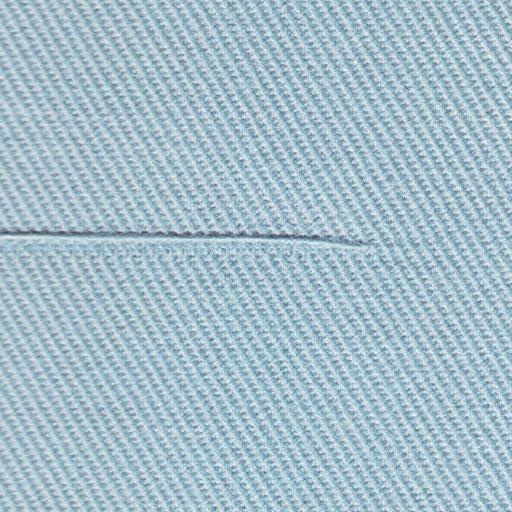
%> input picture Checking/img/4.jpg, 512 x 512 px
$ octave Checking_res.m   (GNU Octave 9; MATLAB toolbox functions it lacks are replaced by stand-ins)
%> lines starting %> are read from the running program, lines starting %| are printed output that depends on the picture; in (x1, y1, x2, y2) boxes, pixels count from 0 and x2, y2 are one past the last pixel; in counts of white or black regions, pixels touching at a corner belong together; the program's own positions count from 1
clc;
clear all;
close all;

figure();
%% First column
x=imread('D:\\Sem 6\\IP\\FabricDefectDetection\\Checking\\img\\4.JPG');
%> x is the input picture: size 512x512x3 uint8; mean R, G, B 165.2, 190.3, 203.2
subplot(3,4,1);
imshow(x);
title('4a');
x=rgb2gray(x);
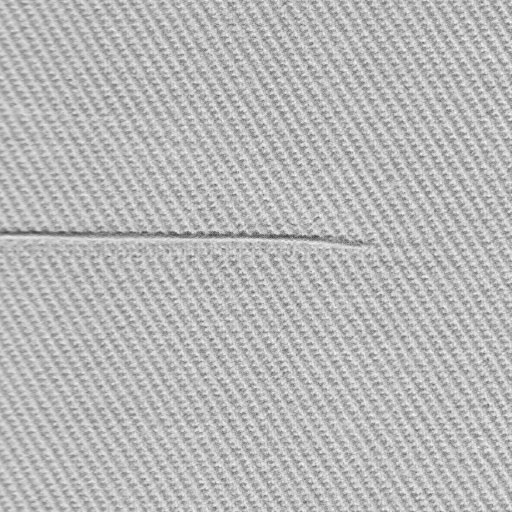
%> x: size 512x512 uint8; min 66, max 251, mean 184.3
level = graythresh(x);
%> level = 0.71
H1 = im2bw(x,level);
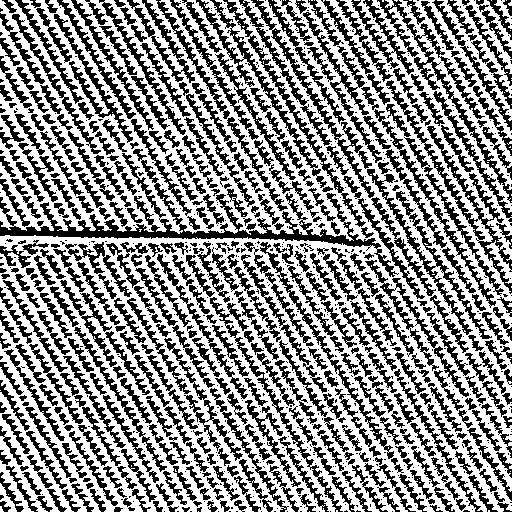
%> H1: size 512x512 logical; 56.7% white; 1127 black regions (676 under 20 px), largest, box (x1, y1, x2, y2) and area: (0, 149, 399, 277) 5551, (196, 0, 327, 188) 2582, (386, 80, 512, 294) 2462

for i=1:512
    for j=1:512
        H1(i,j) = 1 - H1(i,j);
    end
end

SE = strel('square', 4);
op1 = imerode(H1, SE);
%> op1: size 512x512 logical; 3.2% white in thin lines or dots
op2 = imdilate(op1, SE);
%> op2: size 512x512 logical; 21.6% white; 1732 white regions (406 under 20 px), largest, box (x1, y1, x2, y2) and area: (0, 221, 248, 239) 1835, (251, 230, 363, 246) 754, (148, 9, 177, 53) 245

SE1 = strel('diamond', 3);
op11 = imerode(op2, SE1);
%> op11: size 512x512 logical; 0.13% white in thin lines or dots

SE2 = strel('disk', 3, 0);
op21 = imdilate(op11, SE2);
%> op21: size 512x512 logical; 1.1% white; 51 white regions (1 under 20 px), largest, box (x1, y1, x2, y2) and area: (56, 225, 151, 238) 633, (183, 231, 219, 239) 213, (0, 227, 24, 236) 180

SE3 = strel('rectangle', [2 5]);
op31 = imdilate(op21, SE3);
%> op31: size 512x512 logical; 2% white; 39 white regions, largest, box (x1, y1, x2, y2) and area: (0, 225, 180, 239) 1600, (181, 230, 317, 242) 1058, (319, 235, 353, 247) 266

subplot(3,4,5);
imshow(op31);
title('4b');

y = imfuse(x,op31);
subplot(3,4,9);
imshow(y);
title('4c');

%% Second Column
x=imread('D:\\Sem 6\\IP\\FabricDefectDetection\\Checking\\img\\5.JPG');
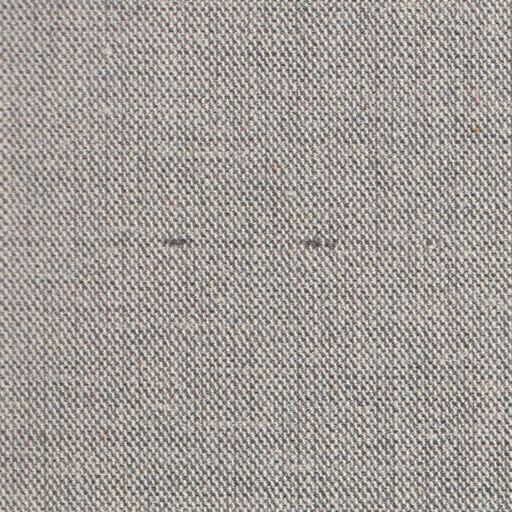
%> input picture Checking/img/5.jpg, 512 x 512 px
%> x is the input picture: size 512x512x3 uint8; mean R, G, B 162.8, 157.1, 152.5
subplot(3,4,2);
imshow(x);
title('5a');
x=rgb2gray(x);
%> x: size 512x512 uint8
level = graythresh(x);
%> level = 0.624
H1 = im2bw(x,level);
%> H1: size 512x512 logical; 48.4% white in thin lines or dots

for i=1:512
    for j=1:512
        H1(i,j) = 1 - H1(i,j);
    end
end
%> H1: size 512x512 logical; 51.6% white; black in thin lines or dots

SE = strel('square', 4);
op1 = imerode(H1, SE);
%> op1: size 512x512 logical; 1.3% white in thin lines or dots
op2 = imdilate(op1, SE);
%> op2: size 512x512 logical; 14.4% white; 2006 white regions (1318 under 20 px), largest, box (x1, y1, x2, y2) and area: (162, 235, 194, 248) 294, (304, 235, 321, 249) 185, (36, 430, 52, 446) 127

SE1 = strel('diamond', 3);
op11 = imerode(op2, SE1);
%> op11: size 512x512 logical; 0.03% white; 5 white regions (3 under 20 px), largest, box (x1, y1, x2, y2) and area: (168, 238, 176, 244) 29, (177, 239, 184, 245) 26

SE2 = strel('disk', 3, 0);
op21 = imdilate(op11, SE2);
%> op21: size 512x512 logical; 0.15% white; 3 white regions, box (x1, y1, x2, y2) and area: (165, 235, 187, 248) 190, (304, 238, 321, 249) 131, (325, 240, 335, 250) 61

SE3 = strel('rectangle', [2 5]);
op31 = imdilate(op21, SE3);
%> op31: size 512x512 logical; 0.23% white; 2 white regions, box (x1, y1, x2, y2) and area: (302, 238, 337, 251) 320, (163, 235, 189, 249) 276

subplot(3,4,6);
imshow(op31);
title('5b');

y = imfuse(x,op31);
subplot(3,4,10);
imshow(y);
title('5c');

%% Third Column
x=imread('D:\\Sem 6\\IP\\FabricDefectDetection\\Checking\\img\\6.JPG');
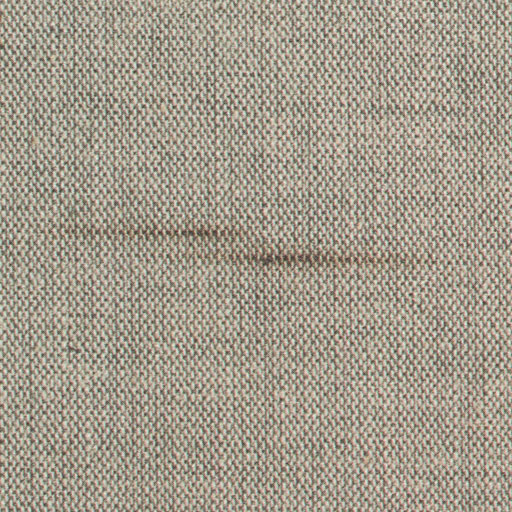
%> input picture Checking/img/6.jpg, 512 x 512 px
%> x is the input picture: size 512x512x3 uint8; mean R, G, B 163.1, 155.1, 140.3
subplot(3,4,3);
imshow(x);
title('6a');
x=rgb2gray(x);
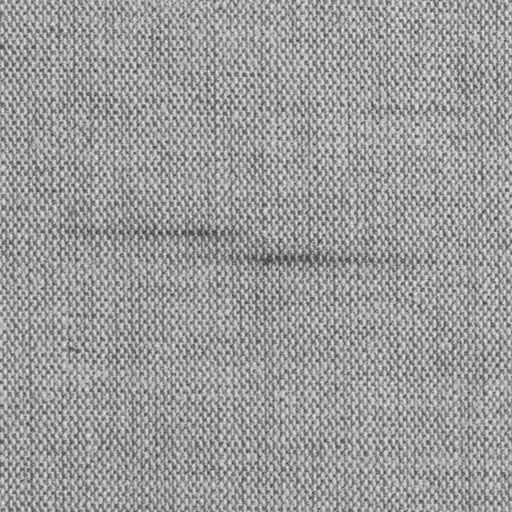
%> x: size 512x512 uint8; min 59, max 239, mean 155.8
level = graythresh(x);
%> level = 0.608
H1 = im2bw(x,level);
%> H1: size 512x512 logical; 50.7% white; 417 black regions (265 under 20 px), largest, box (x1, y1, x2, y2) and area: (0, 0, 512, 512) 117377, (304, 0, 345, 90) 1023, (274, 0, 305, 54) 446

for i=1:512
    for j=1:512
        H1(i,j) = 1 - H1(i,j);
    end
end

SE = strel('square', 4);
op1 = imerode(H1, SE);
%> op1: size 512x512 logical; 1.9% white in thin lines or dots
op2 = imdilate(op1, SE);
%> op2: size 512x512 logical; 19.2% white; 2480 white regions (1345 under 20 px), largest, box (x1, y1, x2, y2) and area: (248, 238, 338, 272) 1171, (142, 215, 248, 258) 1129, (118, 225, 143, 241) 197

SE1 = strel('diamond', 3);
op11 = imerode(op2, SE1);
%> op11: size 512x512 logical; 0.04% white in thin lines or dots, all inside (x1, y1, x2, y2) = (184, 232, 333, 263)

SE2 = strel('disk', 3, 0);
op21 = imdilate(op11, SE2);
%> op21: size 512x512 logical; 0.25% white; 6 white regions, box (x1, y1, x2, y2) and area: (251, 254, 289, 266) 301, (297, 254, 312, 265) 105, (196, 229, 211, 239) 95, (181, 229, 193, 239) 76, (313, 254, 320, 263) 43, (329, 256, 336, 263) 29

SE3 = strel('rectangle', [2 5]);
op31 = imdilate(op21, SE3);
%> op31: size 512x512 logical; 0.4% white; 4 white regions, box (x1, y1, x2, y2) and area: (249, 254, 291, 267) 443, (179, 229, 213, 240) 287, (295, 254, 322, 266) 249, (327, 256, 338, 264) 68

subplot(3,4,7);
imshow(op31);
title('6b');

y = imfuse(x,op31);
subplot(3,4,11);
imshow(y);
title('6c');

%% Fourth Column
x=imread('D:\\Sem 6\\IP\\FabricDefectDetection\\Checking\\img\\7.JPG');
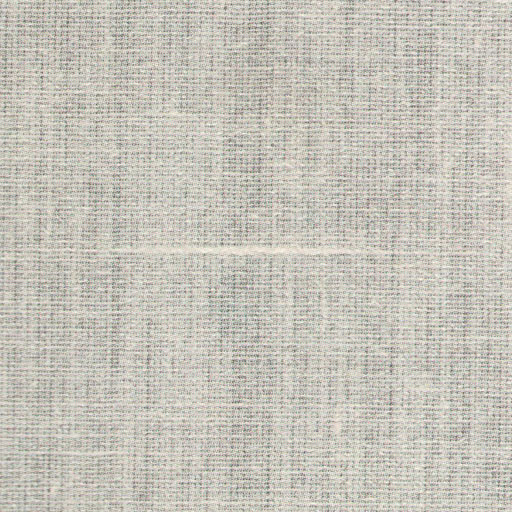
%> input picture Checking/img/7.jpg, 512 x 512 px
%> x is the input picture: size 512x512x3 uint8; mean R, G, B 197.7, 194.8, 185.4
subplot(3,4,4);
imshow(x);
title('7a');
x=rgb2gray(x);
%> x: size 512x512 uint8
level = graythresh(x);
%> level = 0.741
H1 = im2bw(x,level);
%> H1: size 512x512 logical; 64.4% white; black in thin lines or dots

SE = strel('square', 4);
op1 = imerode(H1, SE);
%> op1: size 512x512 logical; 3.2% white; 1160 white regions (1092 under 20 px), largest, box (x1, y1, x2, y2) and area: (116, 240, 366, 257) 1271, (504, 163, 512, 207) 208, (504, 132, 512, 159) 164
op2 = imdilate(op1, SE);
%> op2: size 512x512 logical; 14.3% white; 975 white regions (304 under 20 px), largest, box (x1, y1, x2, y2) and area: (115, 239, 386, 262) 2632, (403, 374, 434, 394) 375, (331, 403, 347, 443) 344

SE1 = strel('diamond', 3);
op11 = imerode(op2, SE1);
%> op11: size 512x512 logical; 0.62% white; 154 white regions (142 under 20 px), largest, box (x1, y1, x2, y2) and area: (205, 247, 302, 255) 363, (174, 245, 204, 256) 116, (303, 246, 348, 253) 114

SE2 = strel('disk', 3, 0);
op21 = imdilate(op11, SE2);
%> op21: size 512x512 logical; 3.4% white; 121 white regions (3 under 20 px), largest, box (x1, y1, x2, y2) and area: (119, 242, 358, 259) 2215, (503, 164, 512, 208) 293, (403, 375, 431, 394) 245

SE3 = strel('rectangle', [2 5]);
op31 = imdilate(op21, SE3);
%> op31: size 512x512 logical; 5.9% white; 109 white regions, largest, box (x1, y1, x2, y2) and area: (117, 242, 360, 260) 2750, (329, 405, 346, 444) 451, (501, 164, 512, 209) 400

subplot(3,4,8);
imshow(op31);
title('7b');

y = imfuse(x,op31);
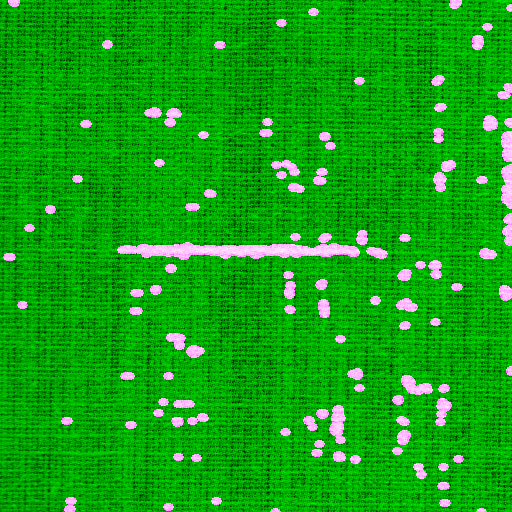
%> y: size 512x512x3 uint8; mean R, G, B 14.9, 163.2, 14.9
subplot(3,4,12);
imshow(y);
title('7c');
